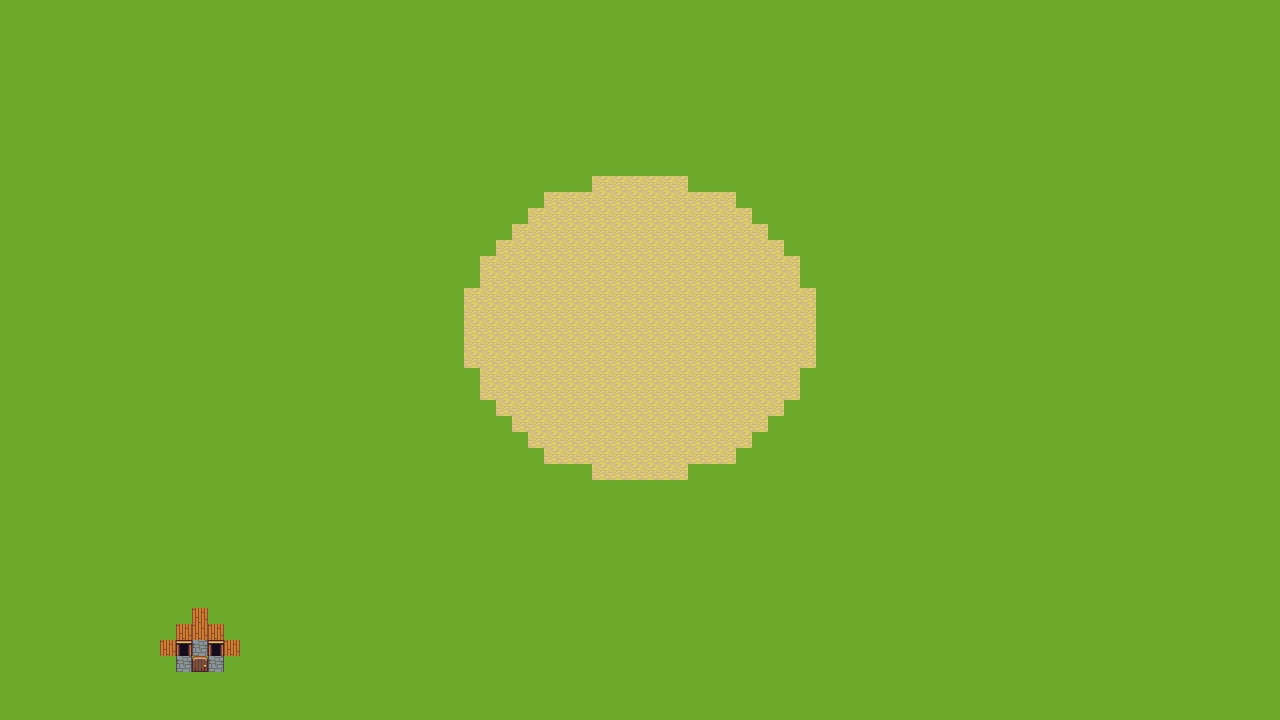

The image is a tile-based game level rendered from a .tmx file. Its description and source (layers, tilesets, objects; grid data summarised) follow:
An orthogonal 80x45 tile map with 16x16 px tiles, 2 tile layers (Terrain Tiles, Tile Layer 2), 2 tilesets.

<map version="1.9" tiledversion="1.9.2" orientation="orthogonal" renderorder="right-down" width="80" height="45" tilewidth="16" tileheight="16" infinite="0" nextlayerid="3" nextobjectid="1">
 <tileset firstgid="1" name="basictiles" tilewidth="16" tileheight="16" tilecount="120" columns="8">
  <image source="../../graphics/basictiles.png" width="128" height="240" />
 </tileset>
 <tileset firstgid="121" name="things" tilewidth="16" tileheight="16" tilecount="96" columns="12">
  <image source="../../graphics/things.png" width="192" height="128" />
 </tileset>
 <layer id="1" name="Terrain Tiles" width="80" height="45">
  <data>[3600 cells, 3600 non-empty, 2 distinct tile ids]</data>
 </layer>
 <layer id="2" name="Tile Layer 2" width="80" height="45">
  <data>[3600 cells, 12 non-empty, 4 distinct tile ids]</data>
 </layer>
</map>
